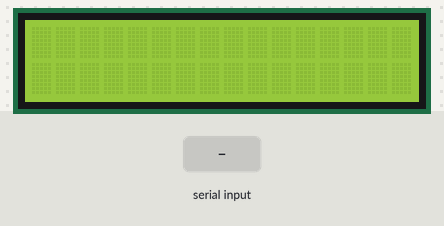
Recording of a sketch running on a simulated Arduino Uno, built with avr-gcc and run on an emulated ATmega328P. Parts: 16×2 character LCD. Inputs (shaded band) come from the test bench.

Above: at 1.3 s.
1.4 s: ",\n" received over Serial
At 2.5 s:
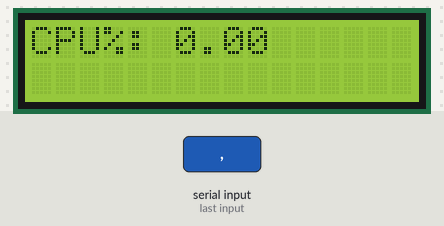
2.9 s: "90,45,200\n" received over Serial
At 4.1 s:
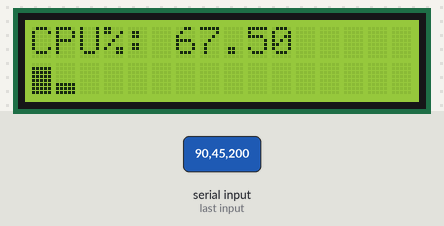
4.4 s: "30,150,10\n" received over Serial
At 5.3 s:
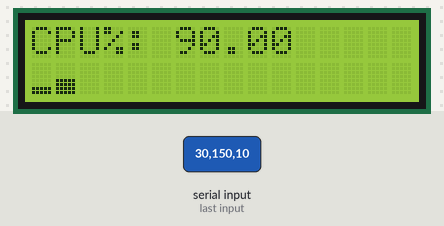
5.9 s: "90,45\n" received over Serial
At 6.2 s:
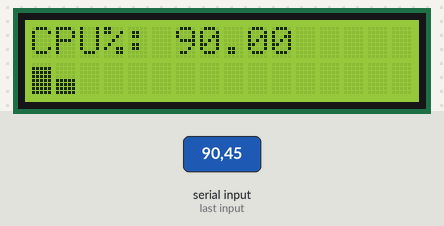
7.4 s: "90,45,200,10\n" received over Serial
At 7.8 s:
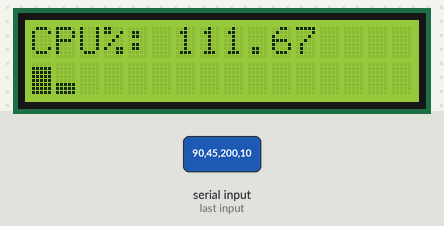
8.9 s: "30,150\n" received over Serial
At 9.8 s:
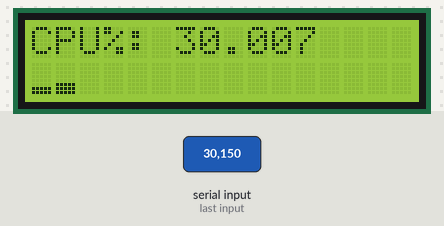
Timing chart, 0 to 11.4 s (numbered marks = the images above; inputs shaded):
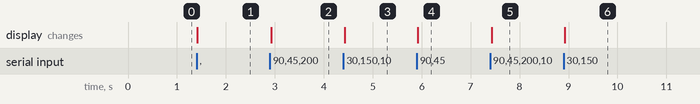

The sketch:

sketch_lcd_display.ino
```cpp
#include <LiquidCrystal_I2C.h>

LiquidCrystal_I2C lcd(0x27, 16, 2);
String Delimiter = ",";
/*
byte zero[8] = {0b00000,0b00000,0b00000,0b00000,0b00000,0b00000,0b00000,0b10000};
byte one[8] = {0b10000,0b10000,0b10000,0b10000,0b10000,0b10000,0b10000,0b10000};
byte two[8] = {0b11000,0b11000,0b11000,0b11000,0b11000,0b11000,0b11000,0b11000};
byte three[8] = {0b11100,0b11100,0b11100,0b11100,0b11100,0b11100,0b11100,0b11100};
byte four[8] = {0b11110,0b11110,0b11110,0b11110,0b11110,0b11110,0b11110,0b11110};
byte five[8] = {0b11111,0b11111,0b11111,0b11111,0b11111,0b11111,0b11111,0b11111};
*/
//byte ten[8] = {0b00000,0b00000,0b00000,0b00000,0b00000,0b00000,0b00000,0b00000};
byte eleven[8] = {0b00000,0b00000,0b00000,0b00000,0b00000,0b00000,0b00000,0b11111};
byte twelve[8] = {0b00000,0b00000,0b00000,0b00000,0b00000,0b00000,0b11111,0b11111};
byte thirteen[8] = {0b00000,0b00000,0b00000,0b00000,0b00000,0b11111,0b11111,0b11111};
byte fourteen[8] = {0b00000,0b00000,0b00000,0b00000,0b11111,0b11111,0b11111,0b11111};

byte fifteen[8] = {0b00000,0b00000,0b00000,0b11111,0b11111,0b11111,0b11111,0b11111};
byte sixteen[8] = {0b00000,0b00000,0b11111,0b11111,0b11111,0b11111,0b11111,0b11111};
byte seventeen[8] = {0b00000,0b11111,0b11111,0b11111,0b11111,0b11111,0b11111,0b11111};
byte eighteen[8] = {0b11111,0b11111,0b11111,0b11111,0b11111,0b11111,0b11111,0b11111};


void setup() {
  if (! i2CAddrTest(0x27)) {
    lcd = LiquidCrystal_I2C(0x3F, 16, 2);
  }

  Serial.begin(9600);
  lcd.init();
  lcd.backlight();
  /*
  lcd.createChar(0, zero);
  lcd.createChar(1, one);
  lcd.createChar(2, two);
  lcd.createChar(3, three);
  lcd.createChar(4, four);
  lcd.createChar(5, five);
  */
  //lcd.createChar(0, ten);
  lcd.createChar(1, eleven);
  lcd.createChar(2, twelve);
  lcd.createChar(3, thirteen);
  lcd.createChar(4, fourteen);
  lcd.createChar(5, fifteen);
  lcd.createChar(6, sixteen);
  lcd.createChar(7, seventeen);
  lcd.createChar(8, eighteen);
}

void loop() {
  if (Serial.available()) {
    //alternating();
    displayCores();
  }
}

void displayCores() {
  String command = Serial.readStringUntil('\n');
  command.trim();
  float usage[] = {0,0,0,0, 0,0,0,0, 0,0,0,0, 0,0,0,0};
  String percentage;
  int index = 0;
  float sum = 0;
  for (int i = 0; i < command.length(); i++) {
    if (command[i] == ',') {
      if (percentage != "") {
        usage[index] = percentage.toFloat();
        //lcd.setCursor(index, 0);
        //lcd.print(int(usage[index] * 8 / 100));
        lcd.setCursor(index, 1);
        displayPercentage(int(usage[index] * 8 / 100));
        sum += usage[index];
      }
      percentage = "";
      index++;
    } else {
      percentage = percentage + command[i];
    }
  }
  lcd.setCursor(0, 0);
  lcd.print("CPU%: ");
  lcd.print(sum / index);
}

void displayPercentage(int p) {
  if (p == 0) {
    lcd.print(" ");
  }
  lcd.write(p);
}

void alternating() {
    displayCPU();
    delay(1000);
    displayRAM();
    delay(1000);
}

void displayCPU() {
    String command = Serial.readStringUntil('\n');
    command.trim();
    int index = command.indexOf(Delimiter);
    float cpu = command.substring(0, index).toFloat();
    float memory = command.substring(index + 1, command.length()).toFloat();

    lcd.setCursor(0, 0);
    lcd.print("CPU%:");
    lcd.print(cpu);
    //lcd.setCursor(0, 0);
    //lcd.print("Mem%:");
    //lcd.print(memory);

    displayBar(1, cpu);
    //displayBar(1, memory);
}

void displayRAM() {
    String command = Serial.readStringUntil('\n');
    command.trim();
    int index = command.indexOf(Delimiter);
    float cpu = command.substring(0, index).toFloat();
    float memory = command.substring(index + 1, command.length()).toFloat();

    //lcd.setCursor(0, 0);
    //lcd.print("CPU%:");
    //lcd.print(cpu);
    lcd.setCursor(0, 0);
    lcd.print("Mem%:");
    lcd.print(memory);

    //displayBar(1, cpu);
    displayBar(1, memory);
}

void displayBar(int row, float value) {
  int bar_count = 80 * (value / 100); //80 = 16 * 5
  for (int i = 0; i < 16; i++) {
    lcd.setCursor(i, row);
    if (bar_count > 5) {
      lcd.write(5);
      bar_count -= 5;
    } else if (bar_count > 0) {
      lcd.write(bar_count);
      bar_count = 0;
    } else {
      lcd.write(0);
    }
  }
}

bool i2CAddrTest(uint8_t addr) {
  Wire.begin();
  Wire.beginTransmission(addr);

  if (Wire.endTransmission() == 0) {
    return true;
  }

  return false;
}
```

Measured:
- after the input at 1.4 s, the display: changes at once (image 1)
- after the input at 2.9 s, the display: changes at once (image 2)
- after the input at 4.4 s, the display: changes at once (image 3)
- after the input at 5.9 s, the display: changes at once (image 4)
- after the input at 7.4 s, the display: changes at once (image 5)
- after the input at 8.9 s, the display: changes at once (image 6)
